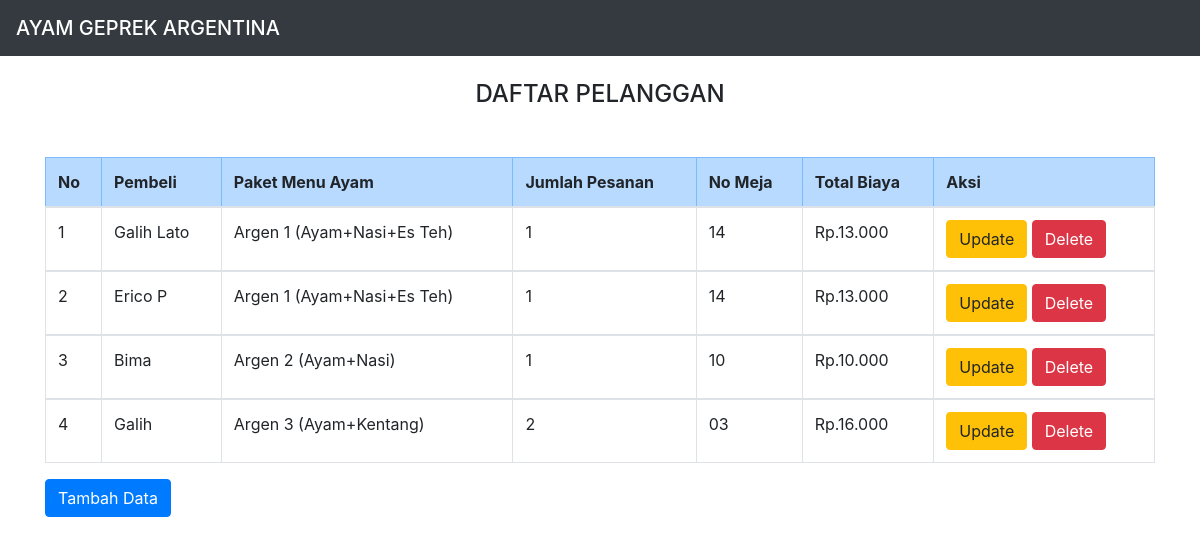
The page / on the database its author committed.
### tables this page shows
CREATE TABLE `daftar_pelanggan` (
  `id_peserta` int(11) NOT NULL,
  `nama_pembeli` varchar(50) NOT NULL,
  `paket_menu_ayam` varchar(50) NOT NULL,
  `jumlah_pesanan` varchar(50) NOT NULL,
  `no_meja` char(13) NOT NULL,
  `total_biaya` varchar(50) NOT NULL
);

### index.php (the view, shortened to what this page needs)
<!DOCTYPE html>
<html>
<head>
<link rel="stylesheet" href="https://cdn.jsdelivr.net/npm/bootstrap@4.6.1/dist/css/bootstrap.min.css">
</head>
<body>
    <nav class="navbar navbar-dark bg-dark">
            <span class="navbar-brand mb-0 h1">AYAM GEPREK ARGENTINA</span>
    </nav>
<div class="container">
    <br>
    <h4><center>DAFTAR PELANGGAN</center></h4>
     <tr class="table-danger">
            <br>
        <thead>
        <tr>
       <table class="my-3 table table-bordered">
            <tr class="table-primary">
            <th>No</th>
            <th>Pembeli</th>
            <th>Paket Menu Ayam</th>
            <th>Jumlah Pesanan</th>
            <th>No Meja</th>
            <th>Total Biaya</th>
            <th colspan='2'>Aksi</th>
        </tr>
        </thead>
        <?php
        include "koneksi.php";
        $sql="select * from daftar_pelanggan order by id_peserta desc";
        $hasil=mysqli_query($kon,$sql);
        $no=0;
        while ($data = mysqli_fetch_array($hasil)) {
            $no++;
            ?>
            <tbody>
            <tr>
                <td><?php echo $no;?></td>
                <td><?php echo $data["nama_pembeli"]; ?></td>
                <td><?php echo $data["paket_menu_ayam"];   ?></td>
                <td><?php echo $data["jumlah_pesanan"];   ?></td>
                <td><?php echo $data["no_meja"];   ?></td>
                <td><?php echo $data["total_biaya"];   ?></td>
                <td>
                    <a href="update.php?id_peserta=<?php echo htmlspecialchars($data['id_peserta']); ?>" class="btn btn-warning" role="button">Update</a>
                    <a href="<?php echo htmlspecialchars($_SERVER["PHP_SELF"]);?>?id_peserta=<?php echo $data['id_peserta']; ?>" class="btn btn-danger" role="button">Delete</a>
                </td>
            </tr>
            </tbody>
            <?php
        }
        ?>
    <a href="create.php" class="btn btn-primary" role="button">Tambah Data</a>
</div>
</body>
</html>

### rows shown on the page
daftar_pelanggan: nama_pembeli "Galih Lato", paket_menu_ayam "Argen 1 (Ayam+Nasi+Es Teh)", jumlah_pesanan "1", no_meja "14", total_biaya "Rp.13.000"
daftar_pelanggan: nama_pembeli "Erico P", paket_menu_ayam "Argen 1 (Ayam+Nasi+Es Teh)", jumlah_pesanan "1", no_meja "14", total_biaya "Rp.13.000"
daftar_pelanggan: nama_pembeli "Bima", paket_menu_ayam "Argen 2 (Ayam+Nasi)", jumlah_pesanan "1", no_meja "10", total_biaya "Rp.10.000"
daftar_pelanggan: nama_pembeli "Galih", paket_menu_ayam "Argen 3 (Ayam+Kentang)", jumlah_pesanan "2", no_meja "03", total_biaya "Rp.16.000"
